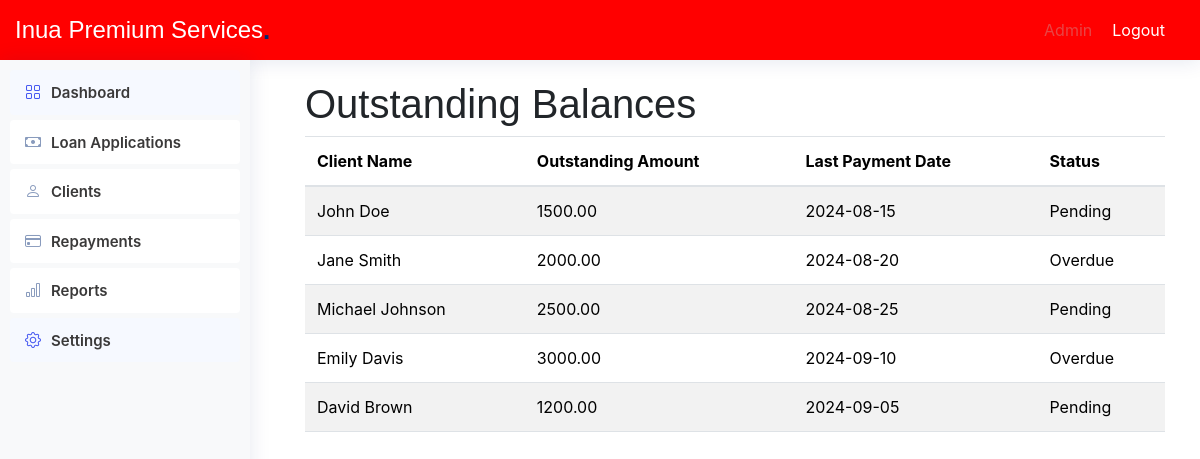
Page /admin/arears.php on the committed database.
### tables this page shows
CREATE TABLE `navigation_items` (
  `id` int(11) NOT NULL,
  `title` varchar(100) NOT NULL,
  `url` varchar(200) NOT NULL,
  `icon` varchar(50) DEFAULT NULL,
  `parent_id` int(11) DEFAULT NULL
);

CREATE TABLE `outstanding_balance` (
  `id` int(11) NOT NULL,
  `loan_id` int(11) DEFAULT NULL,
  `borrower_name` varchar(255) NOT NULL,
  `amount` decimal(10,2) NOT NULL,
  `due_date` date DEFAULT NULL,
  `status` varchar(50) NOT NULL
);

### includes/functions.php (called while the page is built, shortened)
<?php
function db_connect() {
    $host = 'localhost';
    $db = 'microfinance';
    $user = 'root';
    $pass = '';
    try {
        return new PDO("mysql:host=$host;dbname=$db", $user, $pass, [
            PDO::ATTR_ERRMODE => PDO::ERRMODE_EXCEPTION,
            PDO::ATTR_DEFAULT_FETCH_MODE => PDO::FETCH_ASSOC,
        ]);
    } catch (PDOException $e) {
        die('Connection failed: ' . $e->getMessage());
    }
}
function getOutstandingBalance() {
    $pdo = db_connect();
    $query = "SELECT loan_id, borrower_name, amount, due_date, status FROM outstanding_balance";
    try {
        $stmt = $pdo->query($query);
        return $stmt->fetchAll();
    } catch (PDOException $e) {
        die("Database query failed: " . $e->getMessage());
    }
}
function getUserRole($userId) {
    $conn = db_connect();
    $stmt = $conn->prepare("SELECT role_id FROM users WHERE id = ?");
    $stmt->execute([$userId]);
    return $stmt->fetchColumn();
}
function getNavigationItems($roleId) {
    try {
        $conn = db_connect();
        $stmt = $conn->prepare("
            SELECT ni.id, ni.title, ni.url, ni.icon, ni.parent_id
            FROM navigation_items ni
            INNER JOIN navigation_item_roles nir ON ni.id = nir.navigation_item_id
            WHERE nir.role_id = :role_id
        ");
        $stmt->execute([':role_id' => $roleId]);
        $result = $stmt->fetchAll(PDO::FETCH_ASSOC);
        return $result ?: [];
    } catch (PDOException $e) {
        error_log('Database query error: ' . $e->getMessage());
        return [];
    } finally {
        $conn = null;
    }
}
?>

### admin/arears.php (the view, shortened to what this page needs)
<?php
include_once("../includes/functions.php");
$outstandingBalances = getOutstandingBalance();
?>
<!DOCTYPE html>
<html lang="en">
<head>
    <link href="assets/vendor/bootstrap/css/bootstrap.min.css" rel="stylesheet">
    <link href="assets/vendor/bootstrap-icons/bootstrap-icons.css" rel="stylesheet">
    <link href="assets/css/style.css" rel="stylesheet">
</head>
<body class="admin-page">
    <?php
    include("includes/header.php");
    include("../includes/sidebar.php");
    ?>
    <main class="main">
        <section id="outstanding-balance" class="outstanding-balance section">
            <div class="container">
                <h1>Outstanding Balances</h1>
                <div class="table-container">
                    <table class="table table-striped">
                        <thead>
                            <tr>
                                <th>Client Name</th>
                                <th>Outstanding Amount</th>
                                <th>Last Payment Date</th>
                                <th>Status</th>
                            </tr>
                        </thead>
                        <tbody>
                            <?php if (!empty($outstandingBalances)): ?>
                                <?php foreach ($outstandingBalances as $balance): ?>
                                    <tr>
                                        <td><?php echo htmlspecialchars($balance['borrower_name']); ?></td>
                                        <td><?php echo htmlspecialchars($balance['amount']); ?></td>
                                        <td><?php echo htmlspecialchars($balance['due_date']); ?></td>
                                        <td><?php echo htmlspecialchars($balance['status']); ?></td>
                                    </tr>
                                <?php endforeach; ?>
                            <?php else: ?>
                                <tr>
                                    <td colspan="4">No outstanding balances found.</td>
                                </tr>
                            <?php endif; ?>
                        </tbody>
                    </table>
                </div>
            </div>
        </section>
    </main>
</body>
</html>

### includes/sidebar.php (shortened to what this page needs)
<?php
$userId = 1;
$roleId = getUserRole($userId);
$navItems = getNavigationItems($roleId);
function renderNavItems($items, $parentId = NULL) {
    $html = '';
    foreach ($items as $item) {
        if ($item['parent_id'] == $parentId) {
            $subItems = array_filter($items, function($i) use ($item) {
                return $i['parent_id'] == $item['id'];
            });
            $hasSubItems = !empty($subItems);
            $html .= '<li class="nav-item">';
            $html .= '<a class="nav-link' . ($hasSubItems ? ' collapsed' : '') . '" href="' . $item['url'] . '"';
            if ($hasSubItems) {
                $html .= ' data-bs-toggle="collapse" data-bs-target="#collapse-' . $item['id'] . '" aria-expanded="false" aria-controls="collapse-' . $item['id'] . '"';
            }
            $html .= '>';
            if ($item['icon']) {
                $html .= '<i class="' . $item['icon'] . '" title="' . $item['title'] . '"></i>';
            }
            $html .= '<span>' . $item['title'] . '</span>';
            $html .= '</a>';
            if ($hasSubItems) {
                $html .= '<ul id="collapse-' . $item['id'] . '" class="collapse list-unstyled">';
                $html .= renderNavItems($items, $item['id']);
                $html .= '</ul>';
            }
            $html .= '</li>';
        }
    }
    return $html;
}
?>
<!DOCTYPE html>
<html lang="en">
<head>
    <link rel="stylesheet" href="../assets/css/bootstrap.min.css">
</head>
<body>
    <aside class="sidebar">
        <ul class="sidebar-nav" id="sidebar-nav">
            <?= renderNavItems($navItems) ?>
        </ul>
    </aside>
</body>
</html>

### admin/assets/css/style.css (style rules this page uses)
:root { scroll-behavior: smooth; }
body { font-family: "Open Sans", sans-serif; background: #f6f9ff; color: #444444; }
a { color: #4154f1; text-decoration: none; }
h1, h2, h3, h4, h5, h6 { font-family: "Nunito", sans-serif; }
.sidebar { position: fixed; top: 60px; left: 0; bottom: 0; width: 300px; z-index: 996; transition: all 0.3s; padding: 20px; overflow-y: auto; scrollbar-width: thin; scrollbar-color: #aab7cf transparent; box-shadow: 0px 0px 20px rgba(1, 41, 112, 0.1); background-color: #fff; }
.sidebar-nav { padding: 0; margin: 0; list-style: none; }
.sidebar-nav li { padding: 0; margin: 0; list-style: none; }
.sidebar-nav .nav-item { margin-bottom: 5px; }
.sidebar-nav .nav-link { display: flex; align-items: center; font-size: 15px; font-weight: 600; color: #4154f1; transition: 0.3; background: #f6f9ff; padding: 10px 15px; border-radius: 4px; }
.sidebar-nav .nav-link i { font-size: 16px; margin-right: 10px; color: #4154f1; }
.sidebar-nav .nav-link.collapsed { color: #012970; background: #fff; }
.sidebar-nav .nav-link.collapsed i { color: #899bbd; }

### admin/arears.php (style rules this page uses)
body { background-color: #ffffff; color: #212529; font-family: 'Open Sans', sans-serif; margin: 0; }
.sidebar { background-color: #ffffff; color: #3a3939; padding: 20px; width: 250px; position: fixed; height: 100%; overflow: auto; }
.sidebar .nav-item .nav-link { color: #3a3939; padding: 10px 15px; text-decoration: none; display: block; }
.main { margin-left: 270px; padding: 20px; }
.table-container { overflow-x: auto; }

### includes/sidebar.php (style rules this page uses)
.sidebar { background-color: #f8f9fa; padding: 10px; height: 100vh; width: 250px; position: fixed; }
.sidebar .nav-link { color: #333; display: block; padding: 10px; text-decoration: none; }

### rows in the picture
navigation_items: title "Dashboard"
navigation_items: title "Loan Applications"
navigation_items: title "Clients"
navigation_items: title "Repayments"
navigation_items: title "Reports"
navigation_items: title "Settings"
outstanding_balance: borrower_name "John Doe", amount "1500.00", due_date "2024-08-15", status "Pending"
outstanding_balance: borrower_name "Jane Smith", amount "2000.00", due_date "2024-08-20", status "Overdue"
outstanding_balance: borrower_name "Michael Johnson", amount "2500.00", due_date "2024-08-25", status "Pending"
outstanding_balance: borrower_name "Emily Davis", amount "3000.00", due_date "2024-09-10", status "Overdue"
outstanding_balance: borrower_name "David Brown", amount "1200.00", due_date "2024-09-05", status "Pending"
